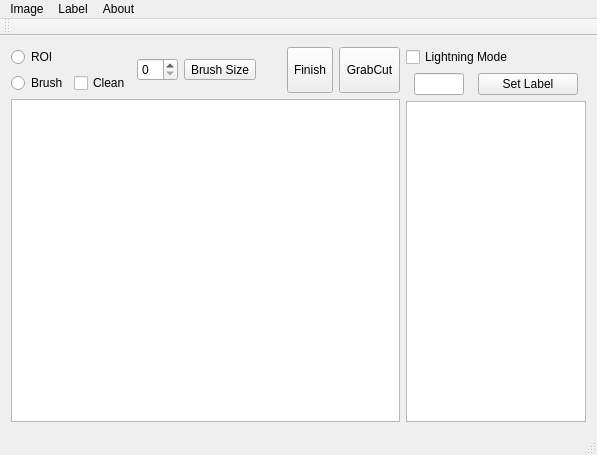
<?xml version="1.0" encoding="UTF-8"?>
<ui version="4.0">
 <class>GrabLabelClass</class>
 <widget class="QMainWindow" name="GrabLabelClass">
  <property name="geometry">
   <rect>
    <x>0</x>
    <y>0</y>
    <width>597</width>
    <height>455</height>
   </rect>
  </property>
  <property name="windowTitle">
   <string>GrabLabel</string>
  </property>
  <widget class="QWidget" name="centralWidget">
   <layout class="QVBoxLayout" name="verticalLayout_6">
    <item>
     <layout class="QHBoxLayout" name="horizontalLayout_5">
      <item>
       <layout class="QVBoxLayout" name="verticalLayout_4">
        <item>
         <layout class="QHBoxLayout" name="horizontalLayout_4">
          <item>
           <layout class="QVBoxLayout" name="verticalLayout">
            <item>
             <widget class="QRadioButton" name="radioButtonROI">
              <property name="text">
               <string>ROI</string>
              </property>
             </widget>
            </item>
            <item>
             <layout class="QHBoxLayout" name="horizontalLayout">
              <item>
               <widget class="QRadioButton" name="radioButtonBrush">
                <property name="sizePolicy">
                 <sizepolicy hsizetype="Fixed" vsizetype="Fixed">
                  <horstretch>0</horstretch>
                  <verstretch>0</verstretch>
                 </sizepolicy>
                </property>
                <property name="text">
                 <string>Brush</string>
                </property>
               </widget>
              </item>
              <item>
               <widget class="QCheckBox" name="checkBoxClean">
                <property name="sizePolicy">
                 <sizepolicy hsizetype="Fixed" vsizetype="Fixed">
                  <horstretch>0</horstretch>
                  <verstretch>0</verstretch>
                 </sizepolicy>
                </property>
                <property name="text">
                 <string>Clean</string>
                </property>
               </widget>
              </item>
             </layout>
            </item>
           </layout>
          </item>
          <item>
           <widget class="QSpinBox" name="spinBoxBrush">
            <property name="sizePolicy">
             <sizepolicy hsizetype="Fixed" vsizetype="Fixed">
              <horstretch>0</horstretch>
              <verstretch>0</verstretch>
             </sizepolicy>
            </property>
           </widget>
          </item>
          <item>
           <widget class="QToolButton" name="toolButtonBrushSize">
            <property name="text">
             <string>Brush Size</string>
            </property>
           </widget>
          </item>
          <item>
           <spacer name="horizontalSpacer_2">
            <property name="orientation">
             <enum>Qt::Horizontal</enum>
            </property>
            <property name="sizeHint" stdset="0">
             <size>
              <width>40</width>
              <height>20</height>
             </size>
            </property>
           </spacer>
          </item>
          <item>
           <layout class="QVBoxLayout" name="verticalLayout_2">
            <item>
             <layout class="QHBoxLayout" name="horizontalLayout_3">
              <item>
               <widget class="QToolButton" name="toolButtonFinish">
                <property name="sizePolicy">
                 <sizepolicy hsizetype="Preferred" vsizetype="Preferred">
                  <horstretch>0</horstretch>
                  <verstretch>0</verstretch>
                 </sizepolicy>
                </property>
                <property name="text">
                 <string>Finish</string>
                </property>
               </widget>
              </item>
              <item>
               <widget class="QToolButton" name="toolButtonGrabCut">
                <property name="sizePolicy">
                 <sizepolicy hsizetype="Preferred" vsizetype="Preferred">
                  <horstretch>0</horstretch>
                  <verstretch>0</verstretch>
                 </sizepolicy>
                </property>
                <property name="text">
                 <string>GrabCut</string>
                </property>
               </widget>
              </item>
             </layout>
            </item>
           </layout>
          </item>
         </layout>
        </item>
        <item>
         <widget class="ImageViewer" name="graphicsView"/>
        </item>
       </layout>
      </item>
      <item>
       <layout class="QVBoxLayout" name="verticalLayout_5">
        <item>
         <widget class="QCheckBox" name="checkBoxLightningMode">
          <property name="text">
           <string>Lightning Mode</string>
          </property>
         </widget>
        </item>
        <item>
         <layout class="QVBoxLayout" name="verticalLayout_3">
          <item>
           <layout class="QHBoxLayout" name="horizontalLayout_2">
            <item>
             <widget class="QLineEdit" name="lineEditSetLabel">
              <property name="sizePolicy">
               <sizepolicy hsizetype="Fixed" vsizetype="Fixed">
                <horstretch>0</horstretch>
                <verstretch>0</verstretch>
               </sizepolicy>
              </property>
              <property name="maximumSize">
               <size>
                <width>50</width>
                <height>50</height>
               </size>
              </property>
             </widget>
            </item>
            <item>
             <widget class="QToolButton" name="toolButtonSetLabel">
              <property name="sizePolicy">
               <sizepolicy hsizetype="Fixed" vsizetype="Fixed">
                <horstretch>0</horstretch>
                <verstretch>0</verstretch>
               </sizepolicy>
              </property>
              <property name="maximumSize">
               <size>
                <width>100</width>
                <height>50</height>
               </size>
              </property>
              <property name="text">
               <string>Set Label</string>
              </property>
             </widget>
            </item>
           </layout>
          </item>
         </layout>
        </item>
        <item>
         <widget class="QTableView" name="tableViewLabel">
          <property name="sizePolicy">
           <sizepolicy hsizetype="Fixed" vsizetype="Expanding">
            <horstretch>0</horstretch>
            <verstretch>0</verstretch>
           </sizepolicy>
          </property>
          <property name="maximumSize">
           <size>
            <width>180</width>
            <height>16777215</height>
           </size>
          </property>
         </widget>
        </item>
       </layout>
      </item>
     </layout>
    </item>
   </layout>
  </widget>
  <widget class="QMenuBar" name="menuBar">
   <property name="geometry">
    <rect>
     <x>0</x>
     <y>0</y>
     <width>597</width>
     <height>23</height>
    </rect>
   </property>
   <widget class="QMenu" name="menufile">
    <property name="title">
     <string>Image</string>
    </property>
    <addaction name="actionOpenImg"/>
    <addaction name="actionCloseImg"/>
   </widget>
   <widget class="QMenu" name="menulabels">
    <property name="title">
     <string>Label</string>
    </property>
    <widget class="QMenu" name="menuSave_as">
     <property name="title">
      <string>Save as</string>
     </property>
     <addaction name="actionSaveAsGray"/>
     <addaction name="actionSaveAsRGB"/>
    </widget>
    <addaction name="actionLoadLabel"/>
    <addaction name="menuSave_as"/>
    <addaction name="actionCloseLabel"/>
   </widget>
   <widget class="QMenu" name="menuAbout">
    <property name="title">
     <string>About</string>
    </property>
    <addaction name="actionHelp"/>
    <addaction name="actionContact"/>
   </widget>
   <addaction name="menufile"/>
   <addaction name="menulabels"/>
   <addaction name="menuAbout"/>
  </widget>
  <widget class="QToolBar" name="mainToolBar">
   <attribute name="toolBarArea">
    <enum>TopToolBarArea</enum>
   </attribute>
   <attribute name="toolBarBreak">
    <bool>false</bool>
   </attribute>
  </widget>
  <widget class="QStatusBar" name="statusBar"/>
  <action name="actionOpenImg">
   <property name="checkable">
    <bool>false</bool>
   </property>
   <property name="text">
    <string>Open...</string>
   </property>
  </action>
  <action name="actionSaveGray">
   <property name="text">
    <string>Grey</string>
   </property>
  </action>
  <action name="actionRGB">
   <property name="text">
    <string>RGB</string>
   </property>
  </action>
  <action name="actionLoadLabel">
   <property name="text">
    <string>Load txt...</string>
   </property>
  </action>
  <action name="actionCloseImg">
   <property name="text">
    <string>Close</string>
   </property>
  </action>
  <action name="actionSaveAsGray">
   <property name="text">
    <string>Gray</string>
   </property>
  </action>
  <action name="actionSaveAsRGB">
   <property name="text">
    <string>RGB</string>
   </property>
  </action>
  <action name="actionCloseLabel">
   <property name="text">
    <string>Close txt</string>
   </property>
  </action>
  <action name="actionHelp">
   <property name="text">
    <string>Help</string>
   </property>
  </action>
  <action name="actionContact">
   <property name="text">
    <string>Contact</string>
   </property>
  </action>
 </widget>
 <layoutdefault spacing="6" margin="11"/>
 <customwidgets>
  <customwidget>
   <class>ImageViewer</class>
   <extends>QGraphicsView</extends>
   <header>imageviewer.h</header>
  </customwidget>
 </customwidgets>
 <resources>
  <include location="GrabLabel.qrc"/>
 </resources>
 <connections/>
</ui>
